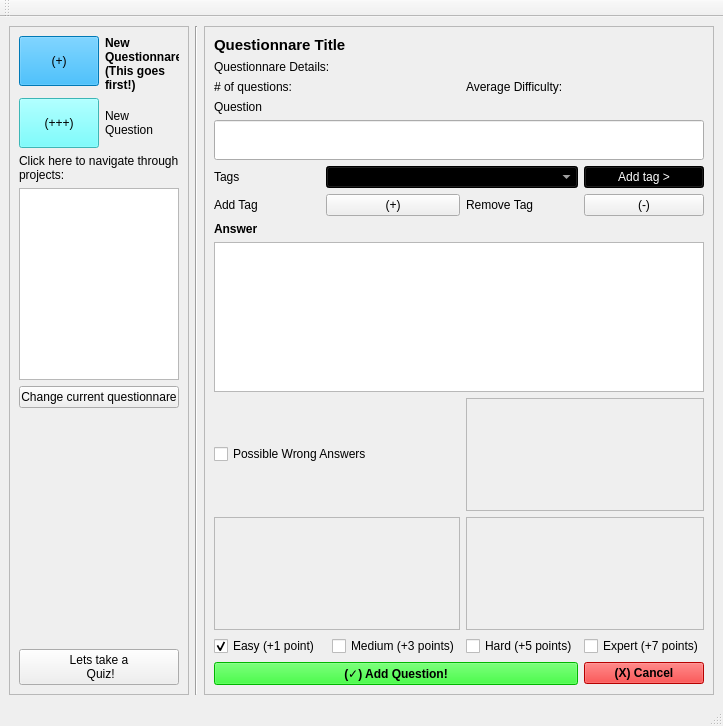
<?xml version="1.0" encoding="UTF-8"?>
<ui version="4.0">
 <class>QuesttionareMainWindow</class>
 <widget class="QMainWindow" name="QuesttionareMainWindow">
  <property name="geometry">
   <rect>
    <x>0</x>
    <y>0</y>
    <width>686</width>
    <height>726</height>
   </rect>
  </property>
  <property name="windowTitle">
   <string>MainWindow</string>
  </property>
  <widget class="QWidget" name="questtionare_main_widget">
   <layout class="QGridLayout" name="gridLayout_2">
    <item row="0" column="0">
     <widget class="QFrame" name="quiestionnare_left_frame">
      <property name="sizePolicy">
       <sizepolicy hsizetype="Fixed" vsizetype="Preferred">
        <horstretch>0</horstretch>
        <verstretch>0</verstretch>
       </sizepolicy>
      </property>
      <property name="minimumSize">
       <size>
        <width>180</width>
        <height>0</height>
       </size>
      </property>
      <property name="frameShape">
       <enum>QFrame::StyledPanel</enum>
      </property>
      <property name="frameShadow">
       <enum>QFrame::Raised</enum>
      </property>
      <layout class="QFormLayout" name="formLayout">
       <item row="0" column="0">
        <widget class="QPushButton" name="new_questionnare_button">
         <property name="minimumSize">
          <size>
           <width>45</width>
           <height>50</height>
          </size>
         </property>
         <property name="styleSheet">
          <string notr="true">background-color: rgb(0, 170, 255);</string>
         </property>
         <property name="text">
          <string>(+)</string>
         </property>
        </widget>
       </item>
       <item row="0" column="1">
        <widget class="QLabel" name="label_new_questionnare">
         <property name="font">
          <font>
           <weight>75</weight>
           <bold>true</bold>
          </font>
         </property>
         <property name="text">
          <string>New Questionnare 
(This goes first!)</string>
         </property>
         <property name="wordWrap">
          <bool>true</bool>
         </property>
        </widget>
       </item>
       <item row="1" column="0">
        <widget class="QPushButton" name="new_question_button">
         <property name="minimumSize">
          <size>
           <width>0</width>
           <height>50</height>
          </size>
         </property>
         <property name="styleSheet">
          <string notr="true">background-color: rgb(85, 255, 255);</string>
         </property>
         <property name="text">
          <string>(+++)</string>
         </property>
        </widget>
       </item>
       <item row="1" column="1">
        <widget class="QLabel" name="label_new_question">
         <property name="text">
          <string>New Question</string>
         </property>
         <property name="wordWrap">
          <bool>true</bool>
         </property>
        </widget>
       </item>
       <item row="2" column="0" colspan="2">
        <widget class="QLabel" name="label_project_nav">
         <property name="text">
          <string>Click here to navigate through projects:</string>
         </property>
         <property name="wordWrap">
          <bool>true</bool>
         </property>
        </widget>
       </item>
       <item row="3" column="0" colspan="2">
        <widget class="QListWidget" name="main_list_widget">
         <property name="sizePolicy">
          <sizepolicy hsizetype="Fixed" vsizetype="Preferred">
           <horstretch>0</horstretch>
           <verstretch>0</verstretch>
          </sizepolicy>
         </property>
         <property name="minimumSize">
          <size>
           <width>81</width>
           <height>0</height>
          </size>
         </property>
         <property name="frameShadow">
          <enum>QFrame::Sunken</enum>
         </property>
         <property name="lineWidth">
          <number>3</number>
         </property>
        </widget>
       </item>
       <item row="4" column="0" colspan="2">
        <widget class="QPushButton" name="change_quiz_button">
         <property name="text">
          <string>Change current questionnare</string>
         </property>
        </widget>
       </item>
       <item row="5" column="0" colspan="2">
        <spacer name="verticalSpacer">
         <property name="orientation">
          <enum>Qt::Vertical</enum>
         </property>
         <property name="sizeHint" stdset="0">
          <size>
           <width>20</width>
           <height>40</height>
          </size>
         </property>
        </spacer>
       </item>
       <item row="6" column="0" colspan="2">
        <spacer name="verticalSpacer_2">
         <property name="orientation">
          <enum>Qt::Vertical</enum>
         </property>
         <property name="sizeHint" stdset="0">
          <size>
           <width>20</width>
           <height>40</height>
          </size>
         </property>
        </spacer>
       </item>
       <item row="7" column="0" colspan="2">
        <spacer name="verticalSpacer_3">
         <property name="orientation">
          <enum>Qt::Vertical</enum>
         </property>
         <property name="sizeHint" stdset="0">
          <size>
           <width>20</width>
           <height>40</height>
          </size>
         </property>
        </spacer>
       </item>
       <item row="8" column="0" colspan="2">
        <spacer name="verticalSpacer_4">
         <property name="orientation">
          <enum>Qt::Vertical</enum>
         </property>
         <property name="sizeHint" stdset="0">
          <size>
           <width>20</width>
           <height>40</height>
          </size>
         </property>
        </spacer>
       </item>
       <item row="10" column="0" colspan="2">
        <widget class="QPushButton" name="go_to_questionnare_button">
         <property name="text">
          <string>Lets take a
 Quiz!</string>
         </property>
        </widget>
       </item>
       <item row="9" column="0" colspan="2">
        <spacer name="verticalSpacer_7">
         <property name="orientation">
          <enum>Qt::Vertical</enum>
         </property>
         <property name="sizeHint" stdset="0">
          <size>
           <width>20</width>
           <height>40</height>
          </size>
         </property>
        </spacer>
       </item>
      </layout>
     </widget>
    </item>
    <item row="0" column="2">
     <widget class="QFrame" name="questionnare_right_frame">
      <property name="enabled">
       <bool>true</bool>
      </property>
      <property name="frameShape">
       <enum>QFrame::StyledPanel</enum>
      </property>
      <property name="frameShadow">
       <enum>QFrame::Raised</enum>
      </property>
      <layout class="QGridLayout" name="gridLayout">
       <item row="15" column="3" colspan="2">
        <widget class="QTextEdit" name="alternate_answer_text_edit_3">
         <property name="enabled">
          <bool>false</bool>
         </property>
        </widget>
       </item>
       <item row="17" column="2">
        <widget class="QCheckBox" name="medium_check_box">
         <property name="text">
          <string>Medium (+3 points)</string>
         </property>
         <property name="autoExclusive">
          <bool>true</bool>
         </property>
        </widget>
       </item>
       <item row="3" column="0">
        <widget class="QLabel" name="label_number_of_questions">
         <property name="text">
          <string># of questions:</string>
         </property>
        </widget>
       </item>
       <item row="10" column="4">
        <widget class="QPushButton" name="remove_tag_button">
         <property name="text">
          <string>(-)</string>
         </property>
        </widget>
       </item>
       <item row="9" column="4">
        <widget class="QPushButton" name="add_tag_to_question_button">
         <property name="styleSheet">
          <string notr="true">background-color: rgb(0, 0, 0);
color: rgb(255, 255, 255);</string>
         </property>
         <property name="text">
          <string>Add tag &gt;</string>
         </property>
        </widget>
       </item>
       <item row="9" column="0">
        <widget class="QLabel" name="label_tags">
         <property name="text">
          <string>Tags</string>
         </property>
        </widget>
       </item>
       <item row="12" column="0" colspan="5">
        <widget class="QTextEdit" name="answer_text_edit">
         <property name="sizePolicy">
          <sizepolicy hsizetype="Preferred" vsizetype="Fixed">
           <horstretch>0</horstretch>
           <verstretch>0</verstretch>
          </sizepolicy>
         </property>
         <property name="minimumSize">
          <size>
           <width>0</width>
           <height>150</height>
          </size>
         </property>
        </widget>
       </item>
       <item row="18" column="0" colspan="4">
        <widget class="QPushButton" name="add_question_button">
         <property name="font">
          <font>
           <weight>75</weight>
           <bold>true</bold>
          </font>
         </property>
         <property name="styleSheet">
          <string notr="true">background-color: rgb(0, 255, 0);</string>
         </property>
         <property name="text">
          <string>(✓) Add Question!</string>
         </property>
         <property name="checkable">
          <bool>false</bool>
         </property>
         <property name="autoDefault">
          <bool>false</bool>
         </property>
         <property name="default">
          <bool>false</bool>
         </property>
         <property name="flat">
          <bool>false</bool>
         </property>
        </widget>
       </item>
       <item row="10" column="1" colspan="2">
        <widget class="QPushButton" name="add_tag_button">
         <property name="text">
          <string>(+)</string>
         </property>
        </widget>
       </item>
       <item row="5" column="0">
        <spacer name="verticalSpacer_5">
         <property name="orientation">
          <enum>Qt::Vertical</enum>
         </property>
         <property name="sizeHint" stdset="0">
          <size>
           <width>20</width>
           <height>40</height>
          </size>
         </property>
        </spacer>
       </item>
       <item row="9" column="1" colspan="3">
        <widget class="QComboBox" name="tag_combo_box">
         <property name="styleSheet">
          <string notr="true">background-color: rgb(0, 0, 0);
color: rgb(255, 255, 255);</string>
         </property>
        </widget>
       </item>
       <item row="17" column="0">
        <widget class="QCheckBox" name="easy_check_box">
         <property name="text">
          <string>Easy (+1 point)</string>
         </property>
         <property name="checked">
          <bool>true</bool>
         </property>
         <property name="autoExclusive">
          <bool>true</bool>
         </property>
        </widget>
       </item>
       <item row="3" column="3">
        <widget class="QLabel" name="label_average_difficulty">
         <property name="text">
          <string>Average Difficulty:</string>
         </property>
        </widget>
       </item>
       <item row="0" column="0" colspan="3">
        <widget class="QLabel" name="label_project_title_questionnare">
         <property name="font">
          <font>
           <pointsize>11</pointsize>
           <weight>75</weight>
           <bold>true</bold>
          </font>
         </property>
         <property name="text">
          <string>Questionnare Title</string>
         </property>
        </widget>
       </item>
       <item row="15" column="0" colspan="3">
        <widget class="QTextEdit" name="alternate_answer_text_edit_2">
         <property name="enabled">
          <bool>false</bool>
         </property>
        </widget>
       </item>
       <item row="10" column="3">
        <widget class="QLabel" name="label_remove_tag">
         <property name="text">
          <string>Remove Tag</string>
         </property>
        </widget>
       </item>
       <item row="14" column="0" colspan="3">
        <widget class="QCheckBox" name="possible_wrong_answers_check_box">
         <property name="minimumSize">
          <size>
           <width>0</width>
           <height>32</height>
          </size>
         </property>
         <property name="text">
          <string>Possible Wrong Answers</string>
         </property>
         <property name="iconSize">
          <size>
           <width>16</width>
           <height>32</height>
          </size>
         </property>
        </widget>
       </item>
       <item row="6" column="0">
        <spacer name="verticalSpacer_6">
         <property name="orientation">
          <enum>Qt::Vertical</enum>
         </property>
         <property name="sizeHint" stdset="0">
          <size>
           <width>20</width>
           <height>40</height>
          </size>
         </property>
        </spacer>
       </item>
       <item row="8" column="0" colspan="5">
        <widget class="QLineEdit" name="question_line_edit">
         <property name="minimumSize">
          <size>
           <width>0</width>
           <height>40</height>
          </size>
         </property>
         <property name="text">
          <string/>
         </property>
        </widget>
       </item>
       <item row="2" column="0" colspan="5">
        <widget class="QLabel" name="label_questtionare_details">
         <property name="text">
          <string>Questionnare Details:</string>
         </property>
        </widget>
       </item>
       <item row="10" column="0">
        <widget class="QLabel" name="label_add_tag">
         <property name="text">
          <string>Add Tag</string>
         </property>
        </widget>
       </item>
       <item row="18" column="4">
        <widget class="QPushButton" name="cancel_button">
         <property name="font">
          <font>
           <weight>75</weight>
           <bold>true</bold>
          </font>
         </property>
         <property name="styleSheet">
          <string notr="true">background-color: rgb(255, 0, 0);</string>
         </property>
         <property name="text">
          <string>(X) Cancel</string>
         </property>
        </widget>
       </item>
       <item row="14" column="3" colspan="2">
        <widget class="QTextEdit" name="alternate_answer_text_edit_1">
         <property name="enabled">
          <bool>false</bool>
         </property>
        </widget>
       </item>
       <item row="11" column="0">
        <widget class="QLabel" name="label_answer">
         <property name="font">
          <font>
           <pointsize>9</pointsize>
           <weight>75</weight>
           <bold>true</bold>
          </font>
         </property>
         <property name="text">
          <string>Answer</string>
         </property>
        </widget>
       </item>
       <item row="7" column="0">
        <widget class="QLabel" name="label_question">
         <property name="text">
          <string>Question</string>
         </property>
        </widget>
       </item>
       <item row="17" column="4">
        <widget class="QCheckBox" name="expert_check_box">
         <property name="text">
          <string>Expert (+7 points)</string>
         </property>
         <property name="autoExclusive">
          <bool>true</bool>
         </property>
        </widget>
       </item>
       <item row="17" column="3">
        <widget class="QCheckBox" name="hard_check_box">
         <property name="text">
          <string>Hard (+5 points)</string>
         </property>
         <property name="autoExclusive">
          <bool>true</bool>
         </property>
        </widget>
       </item>
      </layout>
     </widget>
    </item>
    <item row="0" column="1">
     <widget class="Line" name="line">
      <property name="orientation">
       <enum>Qt::Vertical</enum>
      </property>
     </widget>
    </item>
   </layout>
  </widget>
  <widget class="QMenuBar" name="questionnare_menu_bar">
   <property name="geometry">
    <rect>
     <x>0</x>
     <y>0</y>
     <width>686</width>
     <height>21</height>
    </rect>
   </property>
  </widget>
  <widget class="QStatusBar" name="questionnare_status_bar"/>
  <widget class="QToolBar" name="questionnare_tool_bar">
   <property name="sizePolicy">
    <sizepolicy hsizetype="Fixed" vsizetype="Fixed">
     <horstretch>0</horstretch>
     <verstretch>0</verstretch>
    </sizepolicy>
   </property>
   <property name="windowTitle">
    <string>toolBar</string>
   </property>
   <attribute name="toolBarArea">
    <enum>TopToolBarArea</enum>
   </attribute>
   <attribute name="toolBarBreak">
    <bool>false</bool>
   </attribute>
  </widget>
 </widget>
 <resources/>
 <connections>
  <connection>
   <sender>possible_wrong_answers_check_box</sender>
   <signal>toggled(bool)</signal>
   <receiver>alternate_answer_text_edit_1</receiver>
   <slot>setEnabled(bool)</slot>
   <hints>
    <hint type="sourcelabel">
     <x>344</x>
     <y>486</y>
    </hint>
    <hint type="destinationlabel">
     <x>493</x>
     <y>513</y>
    </hint>
   </hints>
  </connection>
  <connection>
   <sender>possible_wrong_answers_check_box</sender>
   <signal>toggled(bool)</signal>
   <receiver>alternate_answer_text_edit_2</receiver>
   <slot>setEnabled(bool)</slot>
   <hints>
    <hint type="sourcelabel">
     <x>344</x>
     <y>486</y>
    </hint>
    <hint type="destinationlabel">
     <x>637</x>
     <y>513</y>
    </hint>
   </hints>
  </connection>
  <connection>
   <sender>possible_wrong_answers_check_box</sender>
   <signal>toggled(bool)</signal>
   <receiver>alternate_answer_text_edit_3</receiver>
   <slot>setEnabled(bool)</slot>
   <hints>
    <hint type="sourcelabel">
     <x>344</x>
     <y>486</y>
    </hint>
    <hint type="destinationlabel">
     <x>780</x>
     <y>513</y>
    </hint>
   </hints>
  </connection>
 </connections>
</ui>
